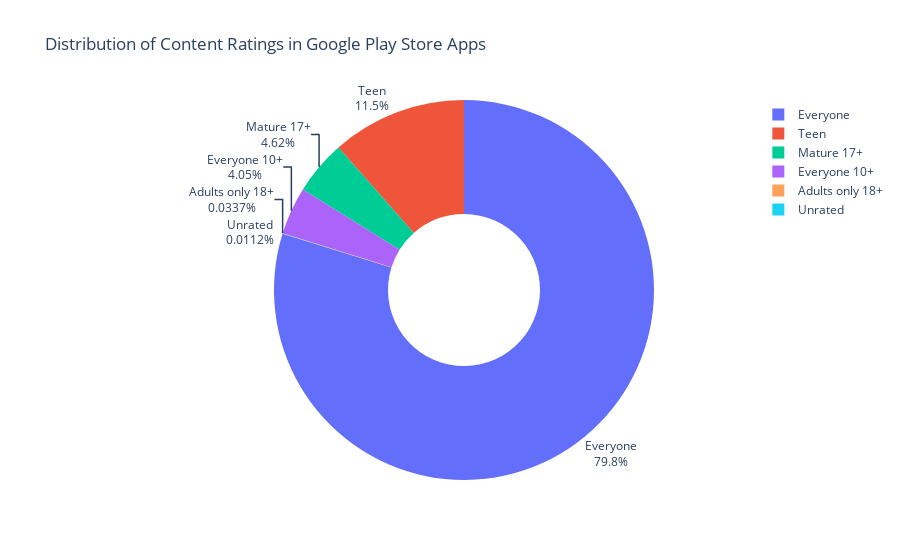

The code cell stored with this chart in its notebook:
### Code cell
fig = px.pie(values=ratings.values, names=ratings.index ,title='Distribution of Content Ratings in Google Play Store Apps',hole=0.4)

fig.update_traces(textposition='outside', textinfo='percent+label')
fig.show()

### Figure 1 — Plotly figure (JSON) as saved in the notebook; plotly's stock layout.template omitted (floating-point values rounded to 4 significant figures)
{"data": [{"domain": {"x": [0, 1], "y": [0, 1]}, "hole": 0.4, "hovertemplate": "label=%{label}<br>value=%{value}<extra></extra>", "labels": ["Everyone", "Teen", "Mature 17+", "Everyone 10+", "Adults only 18+", "Unrated"], "legendgroup": "", "name": "", "showlegend": true, "textinfo": "percent+label", "textposition": "outside", "type": "pie", "values": [7094, 1022, 411, 360, 3, 1]}], "layout": {"legend": {"tracegroupgap": 0}, "title": {"text": "Distribution of Content Ratings in Google Play Store Apps"}}}
